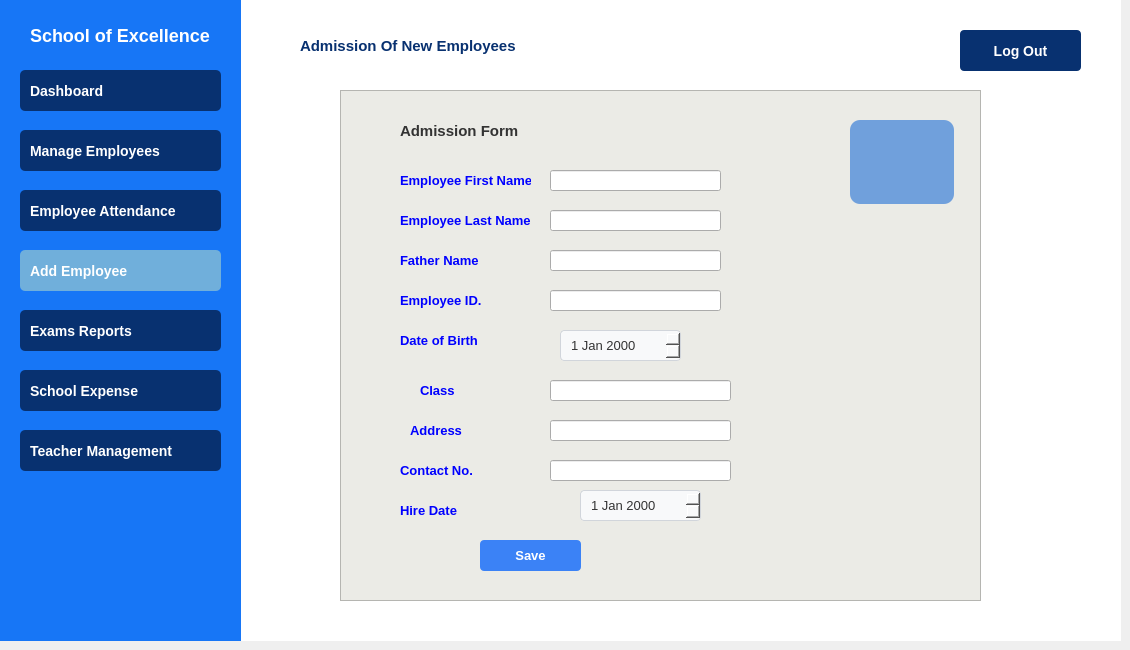
    <widget class="QWidget" name="PrincipalAddEmp">
     <widget class="QGroupBox" name="groupBox_27">
      <property name="geometry">
       <rect>
        <x>240</x>
        <y>0</y>
        <width>881</width>
        <height>641</height>
       </rect>
      </property>
      <property name="styleSheet">
       <string notr="true">QGroupBox
{
background: white;
border: none;
}</string>
      </property>
      <property name="title">
       <string/>
      </property>
      <widget class="QPushButton" name="pushButton_66">
       <property name="geometry">
        <rect>
         <x>720</x>
         <y>30</y>
         <width>121</width>
         <height>41</height>
        </rect>
       </property>
       <property name="styleSheet">
        <string notr="true">QPushButton {
    background-color: rgb(8, 49, 112);
    color: white;
    border-radius: 4px;
    padding: 10px;
    font-size: 14px;
    font-weight: bold;
    text-align: center;
    padding-left: 10px;
}
QPushButton:hover 
{ 
background-color: rgb(17, 80, 180);
}</string>
       </property>
       <property name="text">
        <string>Log Out</string>
       </property>
       <property name="iconSize">
        <size>
         <width>12</width>
         <height>12</height>
        </size>
       </property>
      </widget>
      <widget class="QLabel" name="label_117">
       <property name="geometry">
        <rect>
         <x>60</x>
         <y>30</y>
         <width>221</width>
         <height>31</height>
        </rect>
       </property>
       <property name="styleSheet">
        <string notr="true">QLabel
{
color: rgb(8, 49, 112);
font-size: 15px;
font-weight: bold;
text-align: center;
qproperty-alignment: AlignCenter;
}</string>
       </property>
       <property name="text">
        <string>Admission Of New Employees</string>
       </property>
      </widget>
      <widget class="QFrame" name="frame_17">
       <property name="geometry">
        <rect>
         <x>100</x>
         <y>90</y>
         <width>641</width>
         <height>511</height>
        </rect>
       </property>
       <property name="styleSheet">
        <string notr="true">QFrame 
{
background-color: rgb(235, 235, 230);

}</string>
       </property>
       <property name="frameShape">
        <enum>QFrame::Shape::StyledPanel</enum>
       </property>
       <property name="frameShadow">
        <enum>QFrame::Shadow::Raised</enum>
       </property>
       <widget class="QLabel" name="label_118">
        <property name="geometry">
         <rect>
          <x>60</x>
          <y>30</y>
          <width>151</width>
          <height>21</height>
         </rect>
        </property>
        <property name="styleSheet">
         <string notr="true">QLabel {
    color: #333333;
    font-family: 'Segoe UI', Arial, sans-serif;
    font-size: 15px;
    font-weight: 500;
font-weight: bold;
}</string>
        </property>
        <property name="text">
         <string>Admission Form</string>
        </property>
       </widget>
       <widget class="QLabel" name="label_119">
        <property name="geometry">
         <rect>
          <x>60</x>
          <y>80</y>
          <width>131</width>
          <height>21</height>
         </rect>
        </property>
        <property name="styleSheet">
         <string notr="true">QLabel {
    color: blue;
    font-family: 'Segoe UI', Arial, sans-serif;
    font-size: 13px;
    font-weight: 500;
}</string>
        </property>
        <property name="text">
         <string>Employee First Name</string>
        </property>
       </widget>
       <widget class="QPushButton" name="pushButton_187">
        <property name="geometry">
         <rect>
          <x>140</x>
          <y>450</y>
          <width>101</width>
          <height>31</height>
         </rect>
        </property>
        <property name="styleSheet">
         <string notr="true">QPushButton {
    background-color: #3b82f6;
    color: white;
    border: none;
    border-radius: 4px;
    font-weight: bold;
 font-size: 13px;
padding: 6px 12px;
}
QPushButton:hover 
{ 
background-color: rgb(17, 80, 180);
}</string>
        </property>
        <property name="text">
         <string>Save</string>
        </property>
       </widget>
       <widget class="QLineEdit" name="lineEdit_29">
        <property name="geometry">
         <rect>
          <x>210</x>
          <y>120</y>
          <width>171</width>
          <height>21</height>
         </rect>
        </property>
       </widget>
       <widget class="QLineEdit" name="lineEdit_30">
        <property name="geometry">
         <rect>
          <x>210</x>
          <y>80</y>
          <width>171</width>
          <height>21</height>
         </rect>
        </property>
       </widget>
       <widget class="QLineEdit" name="lineEdit_31">
        <property name="geometry">
         <rect>
          <x>210</x>
          <y>160</y>
          <width>171</width>
          <height>21</height>
         </rect>
        </property>
       </widget>
       <widget class="QLineEdit" name="lineEdit_32">
        <property name="geometry">
         <rect>
          <x>210</x>
          <y>200</y>
          <width>171</width>
          <height>21</height>
         </rect>
        </property>
       </widget>
       <widget class="QLineEdit" name="lineEdit_33">
        <property name="geometry">
         <rect>
          <x>210</x>
          <y>290</y>
          <width>181</width>
          <height>21</height>
         </rect>
        </property>
       </widget>
       <widget class="QDateEdit" name="dateEdit_9">
        <property name="geometry">
         <rect>
          <x>220</x>
          <y>240</y>
          <width>121</width>
          <height>31</height>
         </rect>
        </property>
        <property name="styleSheet">
         <string notr="true">QDateEdit {
    background-color: #f8f9fa;
    border: 1px solid #d1d5db;
    border-radius: 4px;
    padding: 5px 8px;
    min-width: 80px;
    color: #333333;
    selection-background-color: #3b82f6;
	font-size: 13px;

}</string>
        </property>
       </widget>
       <widget class="QLabel" name="label_128">
        <property name="geometry">
         <rect>
          <x>60</x>
          <y>120</y>
          <width>131</width>
          <height>21</height>
         </rect>
        </property>
        <property name="styleSheet">
         <string notr="true">QLabel {
    color: blue;
    font-family: 'Segoe UI', Arial, sans-serif;
    font-size: 13px;
    font-weight: 500;
}</string>
        </property>
        <property name="text">
         <string>Employee Last Name</string>
        </property>
       </widget>
       <widget class="QLabel" name="label_129">
        <property name="geometry">
         <rect>
          <x>60</x>
          <y>200</y>
          <width>101</width>
          <height>21</height>
         </rect>
        </property>
        <property name="styleSheet">
         <string notr="true">QLabel {
    color: blue;
    font-family: 'Segoe UI', Arial, sans-serif;
    font-size: 13px;
    font-weight: 500;
}</string>
        </property>
        <property name="text">
         <string>Employee ID.</string>
        </property>
       </widget>
       <widget class="QLabel" name="label_130">
        <property name="geometry">
         <rect>
          <x>60</x>
          <y>160</y>
          <width>81</width>
          <height>21</height>
         </rect>
        </property>
        <property name="styleSheet">
         <string notr="true">QLabel {
    color: blue;
    font-family: 'Segoe UI', Arial, sans-serif;
    font-size: 13px;
    font-weight: 500;
}</string>
        </property>
        <property name="text">
         <string>Father Name</string>
        </property>
       </widget>
       <widget class="QLabel" name="label_131">
        <property name="geometry">
         <rect>
          <x>80</x>
          <y>290</y>
          <width>91</width>
          <height>21</height>
         </rect>
        </property>
        <property name="styleSheet">
         <string notr="true">QLabel {
    color: blue;
    font-family: 'Segoe UI', Arial, sans-serif;
    font-size: 13px;
    font-weight: 500;
}</string>
        </property>
        <property name="text">
         <string>Class</string>
        </property>
       </widget>
       <widget class="QLabel" name="label_132">
        <property name="geometry">
         <rect>
          <x>70</x>
          <y>330</y>
          <width>101</width>
          <height>21</height>
         </rect>
        </property>
        <property name="styleSheet">
         <string notr="true">QLabel {
    color: blue;
    font-family: 'Segoe UI', Arial, sans-serif;
    font-size: 13px;
    font-weight: 500;
}</string>
        </property>
        <property name="text">
         <string>Address</string>
        </property>
       </widget>
       <widget class="QLabel" name="label_133">
        <property name="geometry">
         <rect>
          <x>60</x>
          <y>240</y>
          <width>91</width>
          <height>21</height>
         </rect>
        </property>
        <property name="styleSheet">
         <string notr="true">QLabel {
    color: blue;
    font-family: 'Segoe UI', Arial, sans-serif;
    font-size: 13px;
    font-weight: 500;
}</string>
        </property>
        <property name="text">
         <string>Date of Birth</string>
        </property>
       </widget>
       <widget class="QLineEdit" name="lineEdit_34">
        <property name="geometry">
         <rect>
          <x>210</x>
          <y>330</y>
          <width>181</width>
          <height>21</height>
         </rect>
        </property>
       </widget>
       <widget class="QLabel" name="label_134">
        <property name="geometry">
         <rect>
          <x>60</x>
          <y>370</y>
          <width>101</width>
          <height>21</height>
         </rect>
        </property>
        <property name="styleSheet">
         <string notr="true">QLabel {
    color: blue;
    font-family: 'Segoe UI', Arial, sans-serif;
    font-size: 13px;
    font-weight: 500;
}</string>
        </property>
        <property name="text">
         <string>Contact No.</string>
        </property>
       </widget>
       <widget class="QLineEdit" name="lineEdit_35">
        <property name="geometry">
         <rect>
          <x>210</x>
          <y>370</y>
          <width>181</width>
          <height>21</height>
         </rect>
        </property>
       </widget>
       <widget class="QLabel" name="label_138">
        <property name="geometry">
         <rect>
          <x>60</x>
          <y>410</y>
          <width>101</width>
          <height>21</height>
         </rect>
        </property>
        <property name="styleSheet">
         <string notr="true">QLabel {
    color: blue;
    font-family: 'Segoe UI', Arial, sans-serif;
    font-size: 13px;
    font-weight: 500;
}</string>
        </property>
        <property name="text">
         <string>Hire Date </string>
        </property>
       </widget>
       <widget class="QDateEdit" name="dateEdit_12">
        <property name="geometry">
         <rect>
          <x>240</x>
          <y>400</y>
          <width>121</width>
          <height>31</height>
         </rect>
        </property>
        <property name="styleSheet">
         <string notr="true">QDateEdit {
    background-color: #f8f9fa;
    border: 1px solid #d1d5db;
    border-radius: 4px;
    padding: 5px 8px;
    min-width: 80px;
    color: #333333;
    selection-background-color: #3b82f6;
	font-size: 13px;

}</string>
        </property>
       </widget>
       <widget class="QLabel" name="label_25">
        <property name="geometry">
         <rect>
          <x>510</x>
          <y>30</y>
          <width>104</width>
          <height>84</height>
         </rect>
        </property>
        <property name="styleSheet">
         <string notr="true">QLabel
{
 background-color:  rgb(112, 160, 220);
border-radius: 10px; 
color: white;
font-size: 13px;
  min-width: 100px;   /* Minimum width */
    min-height: 80px;   /* Minimum height */
    qproperty-wordWrap: true; /* Enable word wrap */
    qproperty-alignment: 'AlignHCenter | AlignVCenter'; /* Center text */
    padding: 2px;       /* Small padding */
}</string>
        </property>
        <property name="text">
         <string/>
        </property>
       </widget>
      </widget>
     </widget>
     <widget class="QGroupBox" name="groupBox_28">
      <property name="geometry">
       <rect>
        <x>0</x>
        <y>0</y>
        <width>241</width>
        <height>641</height>
       </rect>
      </property>
      <property name="styleSheet">
       <string notr="true">
QGroupBox {
    background-color: rgb(23, 118, 246); 
    color: white;
    border: none;
    font-size: 16px;
    font-weight: bold;
}</string>
      </property>
      <property name="title">
       <string/>
      </property>
      <widget class="QPushButton" name="pushButton_67">
       <property name="geometry">
        <rect>
         <x>20</x>
         <y>250</y>
         <width>201</width>
         <height>41</height>
        </rect>
       </property>
       <property name="styleSheet">
        <string notr="true">
QPushButton {
    background-color: rgb(112, 175, 219);
    color: white;
    border-radius: 5px;
    padding: 10px;
    font-size: 14px;
    font-weight: bold;
    text-align: left;
    padding-left: 10px;
}</string>
       </property>
       <property name="text">
        <string>Add Employee</string>
       </property>
       <property name="icon">
        <iconset>
         <normalon>:/icons /icons/student-card.png</normalon>
        </iconset>
       </property>
       <property name="iconSize">
        <size>
         <width>30</width>
         <height>35</height>
        </size>
       </property>
      </widget>
      <widget class="QPushButton" name="pushButton_68">
       <property name="geometry">
        <rect>
         <x>20</x>
         <y>190</y>
         <width>201</width>
         <height>41</height>
        </rect>
       </property>
       <property name="styleSheet">
        <string notr="true">QPushButton {
    background-color: rgb(8, 49, 112);
    color: white;
    border-radius: 5px;
    padding: 10px;
    font-size: 14px;
    font-weight: bold;
    text-align: left;
    padding-left: 10px;
}
QPushButton:hover 
{ 
background-color: rgb(17, 80, 180);
}</string>
       </property>
       <property name="text">
        <string>Employee Attendance</string>
       </property>
       <property name="icon">
        <iconset>
         <normalon>:/icons /icons/check-mark.png</normalon>
        </iconset>
       </property>
       <property name="iconSize">
        <size>
         <width>25</width>
         <height>25</height>
        </size>
       </property>
      </widget>
      <widget class="QPushButton" name="pushButton_69">
       <property name="geometry">
        <rect>
         <x>20</x>
         <y>130</y>
         <width>201</width>
         <height>41</height>
        </rect>
       </property>
       <property name="styleSheet">
        <string notr="true">QPushButton {
    background-color: rgb(8, 49, 112);
    color: white;
    border-radius: 5px;
    padding: 10px;
    font-size: 14px;
    font-weight: bold;
    text-align: left;
    padding-left: 10px;
}
QPushButton:hover 
{ 
background-color: rgb(17, 80, 180);
}</string>
       </property>
       <property name="text">
        <string>Manage Employees</string>
       </property>
       <property name="icon">
        <iconset>
         <normalon>:/icons /icons/employee.png</normalon>
        </iconset>
       </property>
       <property name="iconSize">
        <size>
         <width>30</width>
         <height>30</height>
        </size>
       </property>
      </widget>
      <widget class="QPushButton" name="pushButton_70">
       <property name="geometry">
        <rect>
         <x>20</x>
         <y>70</y>
         <width>201</width>
         <height>41</height>
        </rect>
       </property>
       <property name="styleSheet">
        <string notr="true">
QPushButton {
    background-color: rgb(8, 49, 112);
    color: white;
    border-radius: 5px;
    padding: 10px;
    font-size: 14px;
    font-weight: bold;
    text-align: left;
    padding-left: 10px;
}
QPushButton:hover 
{ 
background-color: rgb(17, 80, 180);
}
</string>
       </property>
       <property name="text">
        <string>Dashboard</string>
       </property>
       <property name="icon">
        <iconset>
         <normalon>:/icons /icons/dashboard.png</normalon>
        </iconset>
       </property>
       <property name="iconSize">
        <size>
         <width>20</width>
         <height>20</height>
        </size>
       </property>
      </widget>
      <widget class="QLabel" name="label_21">
       <property name="geometry">
        <rect>
         <x>30</x>
         <y>20</y>
         <width>181</width>
         <height>31</height>
        </rect>
       </property>
       <property name="styleSheet">
        <string notr="true">QLabel
{
color: white;
font-size: 18px;
font-weight: bold;
text-align: center;
qproperty-alignment: AlignCenter;
}</string>
       </property>
       <property name="text">
        <string>School of Excellence </string>
       </property>
      </widget>
      <widget class="QPushButton" name="pushButton_71">
       <property name="geometry">
        <rect>
         <x>20</x>
         <y>310</y>
         <width>201</width>
         <height>41</height>
        </rect>
       </property>
       <property name="styleSheet">
        <string notr="true">QPushButton {
    background-color: rgb(8, 49, 112);
    color: white;
    border-radius: 5px;
    padding: 10px;
    font-size: 14px;
    font-weight: bold;
    text-align: left;
    padding-left: 10px;
}
QPushButton:hover 
{ 
background-color: rgb(17, 80, 180);
}</string>
       </property>
       <property name="text">
        <string>Exams Reports</string>
       </property>
       <property name="icon">
        <iconset>
         <normalon>:/icons /icons/exam.png</normalon>
        </iconset>
       </property>
       <property name="iconSize">
        <size>
         <width>25</width>
         <height>25</height>
        </size>
       </property>
      </widget>
      <widget class="QPushButton" name="pushButton_75">
       <property name="geometry">
        <rect>
         <x>20</x>
         <y>370</y>
         <width>201</width>
         <height>41</height>
        </rect>
       </property>
       <property name="styleSheet">
        <string notr="true">QPushButton {
    background-color: rgb(8, 49, 112);
    color: white;
    border-radius: 5px;
    padding: 10px;
    font-size: 14px;
    font-weight: bold;
    text-align: left;
    padding-left: 10px;
}
QPushButton:hover 
{ 
background-color: rgb(17, 80, 180);
}</string>
       </property>
       <property name="text">
        <string>School Expense</string>
       </property>
       <property name="icon">
        <iconset>
         <normalon>:/icons /icons/receipt.png</normalon>
        </iconset>
       </property>
       <property name="iconSize">
        <size>
         <width>25</width>
         <height>25</height>
        </size>
       </property>
      </widget>
      <widget class="QPushButton" name="pushButton_100">
       <property name="geometry">
        <rect>
         <x>20</x>
         <y>430</y>
         <width>201</width>
         <height>41</height>
        </rect>
       </property>
       <property name="styleSheet">
        <string notr="true">QPushButton {
    background-color: rgb(8, 49, 112);
    color: white;
    border-radius: 5px;
    padding: 10px;
    font-size: 14px;
    font-weight: bold;
    text-align: left;
    padding-left: 10px;
}
QPushButton:hover 
{ 
background-color: rgb(17, 80, 180);
}</string>
       </property>
       <property name="text">
        <string>Teacher Management</string>
       </property>
       <property name="icon">
        <iconset>
         <normalon>:/icons /icons/teacher.png</normalon>
        </iconset>
       </property>
       <property name="iconSize">
        <size>
         <width>25</width>
         <height>25</height>
        </size>
       </property>
      </widget>
     </widget>
    </widget>
